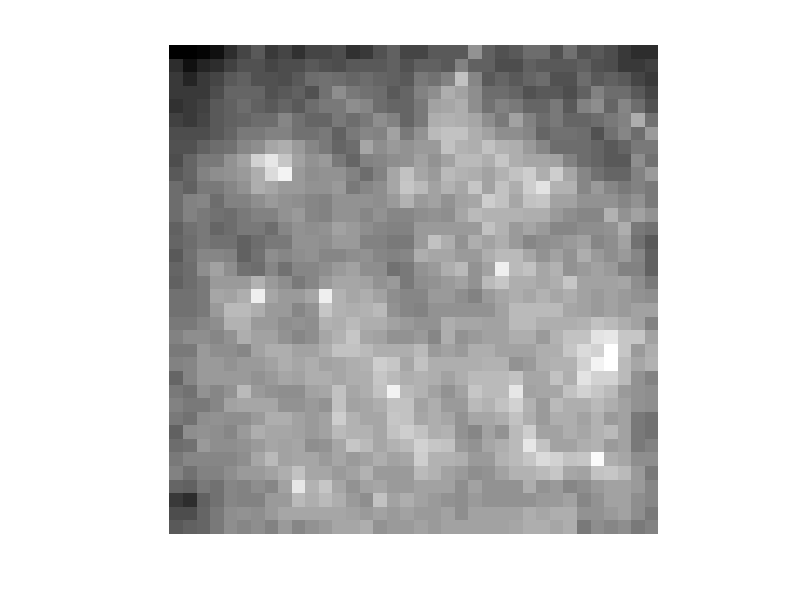
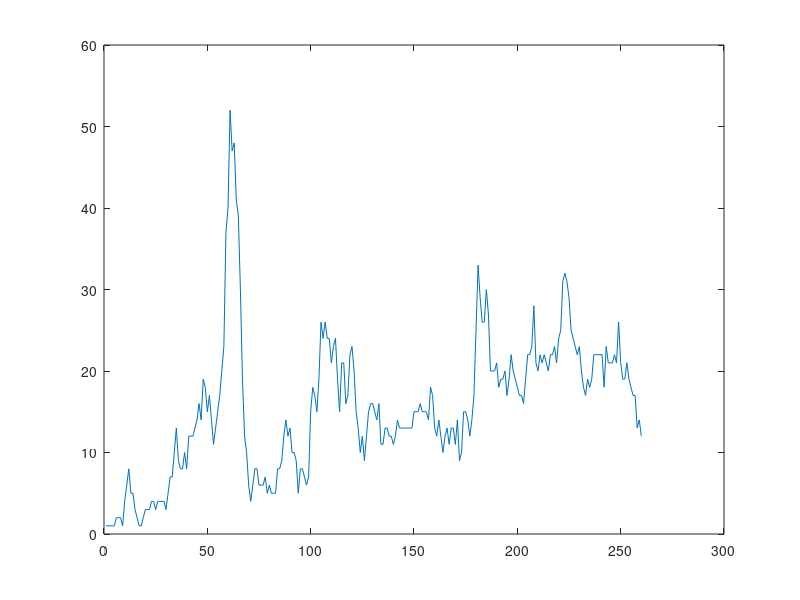

MATLAB code to generate these figures, in order:
% octave script
pkg load image;
img_str = [64 71 73 73 72 74 76 77 76 78 81 81 81 79 80 78 80 79 82 82 83 84 83 84 80 83 84 83 79 81 83 84 80 73 76 78 64 67 70 73 73 73 76 77 80 80 79 84 84 82 81 82 81 81 82 82 83 86 83 85 85 82 83 82 86 82 85 82 79 71 76 79 65 70 73 73 74 75 76 79 83 84 83 85 83 83 83 85 86 83 83 83 85 86 88 88 88 87 83 86 87 88 85 84 83 79 80 80 67 71 75 76 78 78 78 81 83 86 83 81 82 80 82 85 89 88 90 88 86 85 86 88 88 85 85 87 86 86 85 84 82 82 83 83 71 74 78 80 79 79 80 82 87 87 85 84 81 81 82 84 86 88 89 93 92 87 86 87 88 87 89 86 85 86 85 86 85 85 86 86 75 77 79 80 81 80 83 85 89 88 87 84 83 83 79 79 82 88 91 93 92 91 85 88 88 93 90 86 88 87 86 88 84 84 87 85 78 77 77 80 79 81 83 86 97 91 91 86 84 83 81 82 81 92 101 91 88 89 89 88 87 88 90 88 91 88 90 88 86 84 86 86 73 75 77 77 78 81 84 90 100 98 90 88 84 81 83 86 85 88 90 88 88 89 91 89 88 87 90 91 90 90 93 89 85 88 88 84 75 76 76 78 80 85 84 91 95 102 88 87 87 85 83 85 82 86 88 88 86 87 91 91 90 86 87 91 90 89 89 91 89 88 90 88 72 76 78 79 78 82 82 88 89 88 88 86 88 87 87 86 85 83 88 85 87 85 89 90 89 86 87 89 89 90 90 94 100 93 90 85 75 78 81 77 81 80 82 85 87 86 87 85 85 86 87 87 85 85 90 87 86 86 89 91 91 89 88 88 88 86 90 90 92 91 90 87 75 77 82 82 83 80 83 83 88 87 87 84 84 87 86 85 86 88 101 95 92 90 91 89 91 90 87 89 89 87 88 90 95 93 90 88 76 76 81 86 83 83 79 80 83 87 88 87 87 89 88 85 88 90 92 92 91 92 94 90 90 94 94 96 93 90 90 88 90 91 90 90 72 78 80 83 86 81 83 81 80 84 83 87 87 88 88 86 89 90 90 91 93 95 94 91 91 90 89 92 92 95 88 89 87 88 89 90 73 78 81 82 85 83 85 90 84 81 85 87 85 86 84 87 86 89 91 92 91 90 93 92 91 91 90 90 92 93 89 92 89 86 88 91 77 78 80 81 81 86 84 86 85 84 86 86 87 85 84 85 86 87 89 93 91 89 91 96 95 94 91 90 90 90 91 88 90 94 89 87 79 79 79 78 80 84 89 88 86 90 90 88 85 84 83 84 82 88 86 87 89 87 91 95 93 102 94 95 94 92 89 88 88 89 88 88 75 77 78 80 80 80 83 87 87 94 95 92 85 84 83 85 83 83 85 85 88 87 91 90 91 93 94 94 96 93 90 88 88 91 89 88 75 79 83 84 83 83 87 88 89 90 93 88 86 88 88 91 87 86 85 84 87 88 93 94 92 92 89 90 94 97 96 93 89 89 88 89 78 79 82 86 89 91 93 88 87 88 89 89 87 88 94 90 88 87 88 87 87 85 88 91 91 89 91 91 91 95 92 92 89 88 88 88 78 78 84 91 90 92 94 94 89 93 92 87 86 88 91 90 91 88 88 87 91 91 89 91 89 87 88 90 92 94 92 89 89 87 89 89 78 84 94 89 91 91 94 92 93 92 90 89 90 88 87 88 93 89 86 87 90 87 88 91 91 89 88 87 87 88 91 88 86 86 86 89 87 79 85 86 86 90 91 91 93 91 95 90 93 88 91 88 87 87 84 87 90 88 91 91 93 95 93 90 85 87 88 86 89 88 89 89 79 79 78 81 82 86 89 94 91 89 89 96 92 94 89 91 89 93 88 87 89 89 91 92 93 93 92 90 89 90 88 87 87 87 89 89 77 76 80 81 84 83 86 92 95 92 94 94 92 92 91 93 101 95 90 89 89 89 89 92 93 93 94 91 87 91 92 89 87 87 89 89 78 76 78 80 83 89 86 91 91 94 91 90 92 88 88 93 93 91 91 93 93 91 89 87 94 100 97 94 93 93 93 92 87 87 89 90 81 79 80 77 80 84 85 88 90 96 96 94 91 90 85 90 94 91 90 93 93 91 89 88 90 89 92 91 96 100 95 92 91 87 91 91 81 78 81 78 80 81 80 85 90 91 99 95 91 88 86 87 90 90 92 93 91 88 91 91 90 90 88 88 89 94 98 93 87 88 90 91 77 78 77 78 83 83 82 81 89 96 92 89 88 85 87 89 92 91 90 93 91 92 91 92 94 90 93 91 89 89 97 95 88 88 91 90 82 78 77 76 78 80 82 81 84 90 92 89 86 85 88 87 87 95 91 90 91 94 95 92 91 94 91 91 91 89 94 90 85 89 91 91 77 79 81 79 84 80 81 81 81 85 85 87 85 86 89 91 88 89 89 89 92 94 98 97 99 97 91 89 90 91 95 89 86 85 87 83 78 77 78 84 86 81 77 80 80 82 88 87 85 86 85 88 89 89 88 88 94 99 97 102 97 95 93 92 92 92 103 94 88 87 87 86 76 76 79 81 80 83 82 78 78 80 85 87 92 87 86 86 88 89 89 89 93 100 104 104 97 93 91 88 93 88 91 95 89 89 88 85 73 73 78 81 85 84 85 80 78 80 83 85 87 91 89 88 84 90 88 88 91 95 95 93 93 88 89 89 89 89 90 93 89 89 89 86 71 73 75 78 81 91 81 83 86 84 84 87 89 83 82 85 84 86 87 89 89 95 88 90 87 87 87 83 83 83 86 88 88 86 86 83 71 74 73 75 77 82 88 83 82 88 83 83 87 82 78 79 79 83 86 89 84 89 91 92 84 86 86 82 82 84 86 83 85 85 83 84];
% img_str = img_str(1:1296);
img = reshape(img_str, [36,36]);
I = mat2gray(img);
figure(1)
imshow(I);
figure(2);
squal_array = [1 1 1 1 1 2 2 2 1 4 6 8 5 5 3 2 1 1 2 3 3 3 4 4 3 4 4 4 4 3 5 7 7 10 13 9 8 8 10 8 12 12 12 13 14 16 14 19 18 15 17 14 11 13 15 17 20 23 37 40 52 47 48 41 39 30 19 12 10 6 4 6 8 8 6 6 6 7 5 6 5 5 5 8 8 9 12 14 12 13 10 10 9 5 8 8 7 6 7 15 18 17 15 19 26 24 26 24 24 21 23 24 19 15 21 21 16 17 22 23 20 15 13 10 12 9 12 15 16 16 15 14 16 11 11 13 13 12 12 11 12 14 13 13 13 13 13 13 13 15 15 15 16 15 15 15 14 18 17 13 12 14 12 10 12 13 11 13 13 11 14 9 10 15 15 14 12 14 17 25 33 29 26 26 30 27 20 20 20 21 18 19 19 20 17 19 22 20 19 18 17 17 16 19 22 22 23 28 21 20 22 21 22 21 20 22 22 23 21 24 25 31 32 31 29 25 24 23 22 23 20 18 17 19 18 19 22 22 22 22 22 18 23 21 21 21 22 21 26 21 19 19 21 19 18 17 17 13 14 12 ];
plot(squal_array);